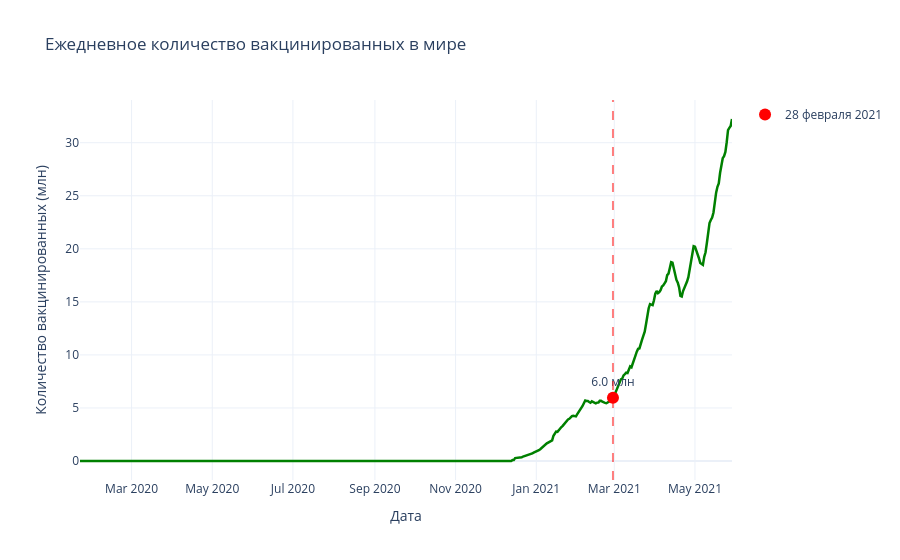

The cell this chart's notebook holds for it:
### Code cell
# Вариант 1: С помощью plotly.express
fig = px.line(world_vaccinations, 
              x='date', 
              y='daily_vaccinations_millions',
              title='Ежедневное количество вакцинированных в мире',
              labels={'date': 'Дата', 'daily_vaccinations_millions': 'Daily vaccinations (млн человек)'},
              line_shape='linear')

# Настройка внешнего вида
fig.update_traces(line=dict(color='green', width=2.5))
fig.update_layout(
    xaxis_title='Дата',
    yaxis_title='Количество вакцинированных (млн)',
    hovermode='x unified',
    template='plotly_white'
)

# Добавляем вертикальную линию и точку на 28 февраля 2021
target_date = '2021-02-28'
target_date_dt = pd.to_datetime(target_date)

# Проверяем, есть ли данные за эту дату
if target_date_dt in world_vaccinations['date'].values:
    target_value = world_vaccinations[world_vaccinations['date'] == target_date_dt]['daily_vaccinations_millions'].values[0]
    
    # Добавляем точку
    fig.add_trace(go.Scatter(
        x=[target_date_dt],
        y=[target_value],
        mode='markers+text',
        marker=dict(size=12, color='red', symbol='circle'),
        text=[f'{target_value:.1f} млн'],
        textposition='top center',
        name=f'28 февраля 2021',
        showlegend=True
    ))
    
    # Добавляем вертикальную линию
    fig.add_vline(x=target_date_dt, line_dash="dash", line_color="red", opacity=0.5)

fig.show()

### Figure 1 — Plotly figure (JSON) as saved in the notebook; plotly's stock layout.template omitted (floating-point values rounded to 4 significant figures; data arrays with more than 128 entries replaced by an {"elided": "..."} marker saying what was removed)
{"data": [{"hovertemplate": "Дата=%{x}<br>Daily vaccinations (млн человек)=%{y}<extra></extra>", "legendgroup": "", "line": {"color": "green", "dash": "solid", "shape": "linear", "width": 2.5}, "marker": {"symbol": "circle"}, "mode": "lines", "name": "", "orientation": "v", "showlegend": false, "type": "scatter", "x": {"elided": "494 str values"}, "xaxis": "x", "y": {"elided": "494 float values"}, "yaxis": "y"}, {"marker": {"color": "red", "size": 12, "symbol": "circle"}, "mode": "markers+text", "name": "28 февраля 2021", "showlegend": true, "text": ["6.0 млн"], "textposition": "top center", "type": "scatter", "x": ["2021-02-28T00:00:00"], "y": [5.971]}], "layout": {"hovermode": "x unified", "legend": {"tracegroupgap": 0}, "shapes": [{"line": {"color": "red", "dash": "dash"}, "opacity": 0.5, "type": "line", "x0": "2021-02-28T00:00:00", "x1": "2021-02-28T00:00:00", "xref": "x", "y0": 0, "y1": 1, "yref": "y domain"}], "title": {"text": "Ежедневное количество вакцинированных в мире"}, "xaxis": {"anchor": "y", "domain": [0, 1], "title": {"text": "Дата"}}, "yaxis": {"anchor": "x", "domain": [0, 1], "title": {"text": "Количество вакцинированных (млн)"}}}}
